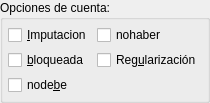
          <widget class="QGroupBox" name="groupBox_3" >
           <property name="title" >
            <string>Opciones de cuenta:</string>
           </property>
           <layout class="QHBoxLayout" >
            <property name="margin" >
             <number>5</number>
            </property>
            <property name="spacing" >
             <number>5</number>
            </property>
            <item>
             <layout class="QGridLayout" >
              <property name="margin" >
               <number>0</number>
              </property>
              <property name="spacing" >
               <number>5</number>
              </property>
              <item row="2" column="0" >
               <widget class="QCheckBox" name="nodebe" >
                <property name="text" >
                 <string>node&amp;be</string>
                </property>
                <property name="shortcut" >
                 <string>Alt+B</string>
                </property>
               </widget>
              </item>
              <item row="1" column="0" >
               <widget class="QCheckBox" name="bloqueada" >
                <property name="text" >
                 <string>&amp;bloqueada</string>
                </property>
               </widget>
              </item>
              <item row="1" column="1" >
               <widget class="QCheckBox" name="regularizacion" >
                <property name="text" >
                 <string>Reg&amp;ularización</string>
                </property>
               </widget>
              </item>
              <item row="0" column="1" >
               <widget class="QCheckBox" name="nohaber" >
                <property name="text" >
                 <string>nohaber</string>
                </property>
               </widget>
              </item>
              <item row="0" column="0" >
               <widget class="QCheckBox" name="imputacion" >
                <property name="text" >
                 <string>&amp;Imputacion</string>
                </property>
                <property name="shortcut" >
                 <string>Alt+I</string>
                </property>
               </widget>
              </item>
             </layout>
            </item>
           </layout>
          </widget>
